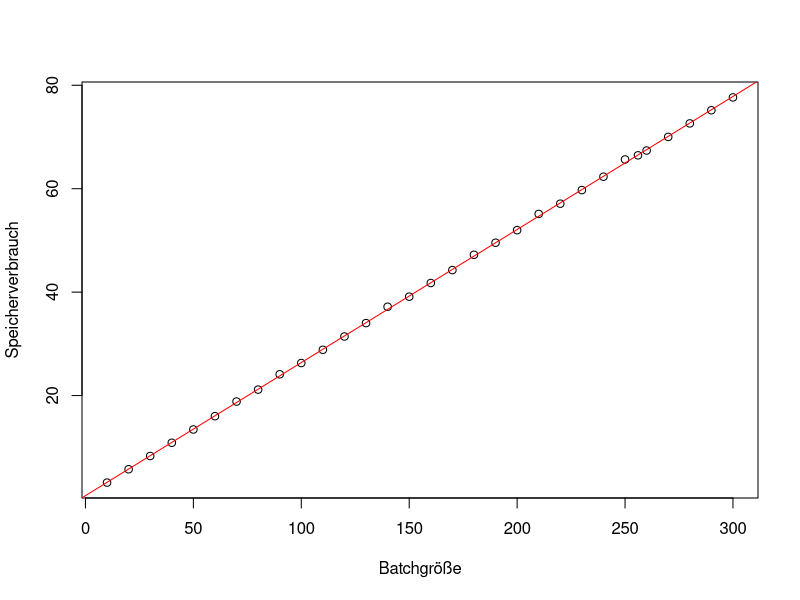
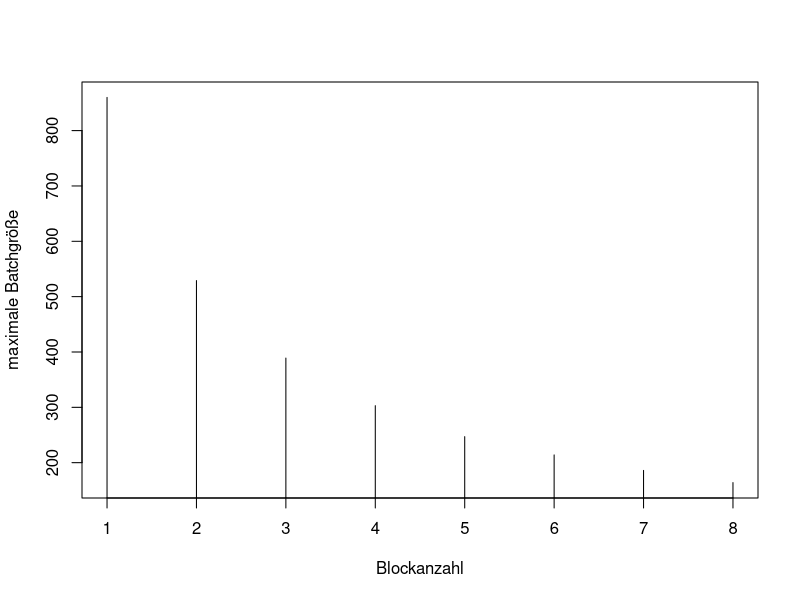
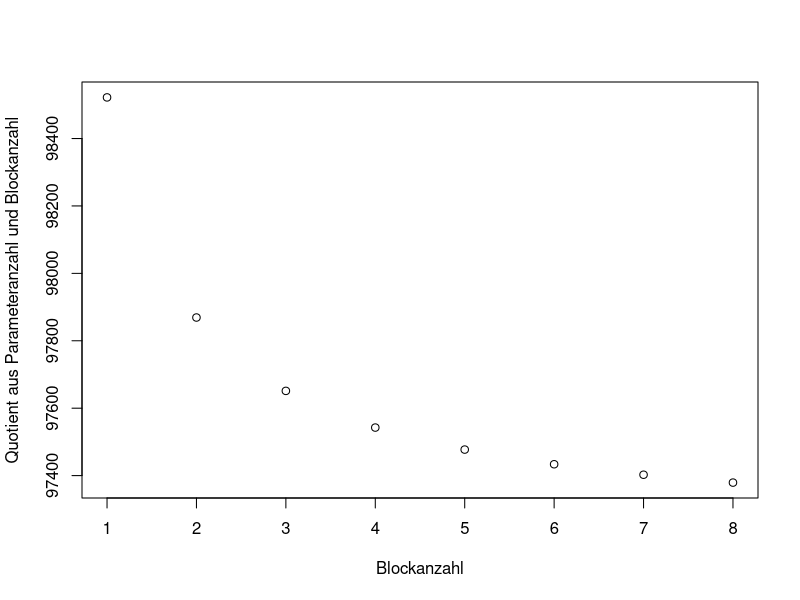
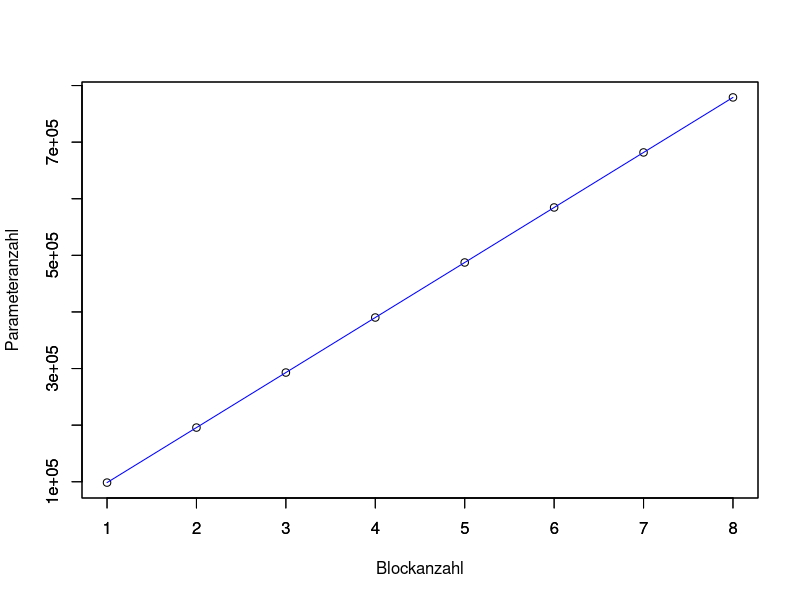

These figures' R source, in order:
setwd("/home/j3ssi/MA/Ausarbeitung/KapitelPartB/")

a <- read.delim("Speicherverbrauch.csv", header = TRUE, sep = "\t", dec = ",")
as.numeric(as.character(a))

plot(a$Batchgroesse, a$Speicherverbrauch2,
     ylab ="Speicherverbrauch",
  xlab="Batchgröße")
gerade1<-lm(a$Speicherverbrauch2 ~ a$Batchgroesse)
par(new=TRUE)
abline( 0.6501  ,0.2573 , col="red" )


b <- read.delim("Blockanzahl.csv", header = TRUE, sep = ",", dec = ",")
as.numeric(as.character(a))

plot(b$Blockanzahl,b$Batchsize2,xlab="Blockanzahl",ylab="maximale Batchgröße",type='h')

plot(b$Blockanzahl,b$Parameteranzahl/b$Blockanzahl,ylab="Quotient aus Parameteranzahl und Blockanzahl", xlab="Blockanzahl")


plot(b$Blockanzahl,b$Parameteranzahl, ylab="Parameteranzahl",xlab="Blockanzahl")
par(new=TRUE)
gerade4<-lm(b$Parameteranzahl~b$Blockanzahl)
plot(b$Blockanzahl,predict(gerade4),type='l',col="blue",ylab="",xlab="")
